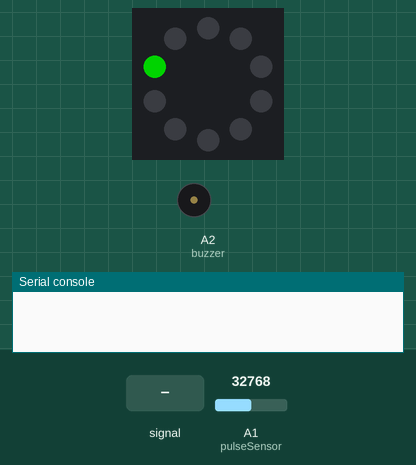
Recording of a program running on a simulated Circuit Playground running CircuitPython. On the bench: the board's ring of 10 RGB LEDs (number 0 left of the top, counting anticlockwise), buzzer (waves = sounding), the last lines printed to the serial console. Inputs (shaded band) come from the test bench; at power-on: A1 (pulseSensor) = 32768 (analog values on the 0–65535 scale). Dim RGB values are drawn brighter than linear.

Above: at 1.2 s.
1.3 s: A1 (pulseSensor) fed a 200 Hz sine of ±16383 counts around its level
4.3 s: A1 (pulseSensor) set to 45874
At 5.1 s:
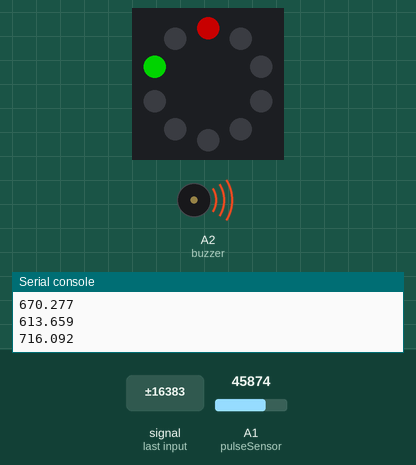
5.8 s: A1 (pulseSensor) set to 32767
At 6.3 s:
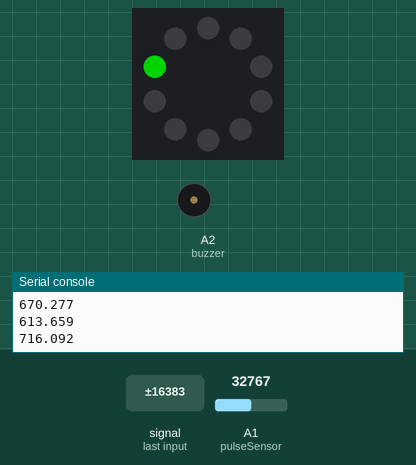
7.3 s: A1 (pulseSensor) set to 33792
At 8.7 s:
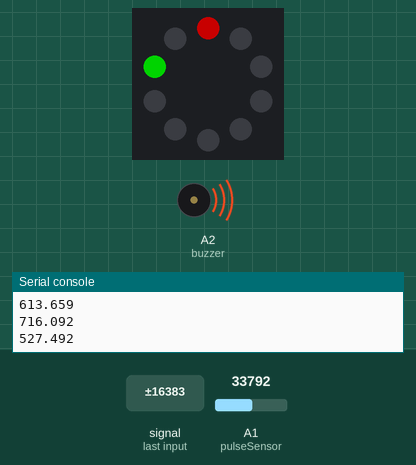
Timing chart, 0 to 9.8 s (numbered marks = the images above; inputs shaded):
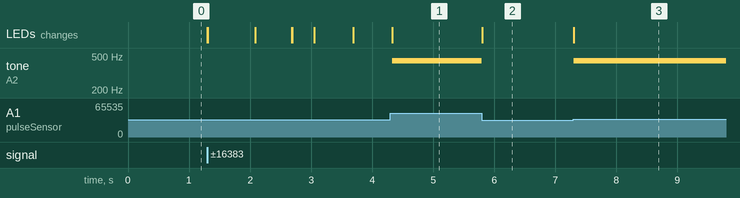

The program:

pulseSensorNoiseReduction.py
```python
#Edited Spring 2022 by Eli Wissenbach for The Art of Making#
#This program uses a strobing green light external to the Bluefruit#
#with some data smoothing applied while the buzzer beeps per beat#

import time
import board
from analogio import AnalogIn
import neopixel
import pwmio

buzzer = pwmio.PWMOut(board.A2, variable_frequency=True)
onboard=neopixel.NeoPixel(board.NEOPIXEL,10,brightness=.5)
pulseSensor = AnalogIn(board.A1)  # set up to read sensor
lightSensor = AnalogIn(board.A8)
onboard[1]=(0, 255, 0)
#speaker=pwmio.PWMout(board.D12, variable_frequency=True)

OFF=0
ON=2**15  #2^15

sampleCounter = 0  # tracks pulse timing
lastBeatTime = 0  # find IBI
IBI = 600  # hold time interval between beats must give an initial value first
Pulse = False  # is True wen a heartbeat is detected
QS = False  # is true when a beat is found
P = 512  # find the peak
T = 512  # find the trough
globalthresh=700 #edit this to adjust the thresh for testing
thresh = globalthresh  # find instant amount of beat (may need to tweak this)
amp = 0  # amplitude of pulse
firstBeat = True  # if its the first beat
secondBeat = False  # if its the second beat
rate = [0,0,0,0,0,0,0,0,0,0]

#mapping analog values from bluefruit to the range of arduino to shove arduino code into python :(
low2=0
high2=1023 #high analog value from arduino
low1=0
high1=65535 #high analog value from bluefruit
def mapper(val):
    val = low2+(val-low1)*(high2-low2)/(high1-low1)
    return val


#filter noise from pulseSensor
while True:
    time.sleep(.002)
    Signal= mapper(pulseSensor.value)

    sampleCounter += 2
    N=sampleCounter-lastBeatTime
    if Signal < thresh and N > (IBI/5)*3:
        if Signal < T:
            T=Signal

    if Signal > thresh and Signal > P:
        P=Signal


    if N>250:  # avoid high freq noise only get pulses

        if ((Signal > thresh) and (Pulse is False) and (N > (IBI/5)*3)):
            Pulse= True  # there is a pulse!

            onboard[9] = (200, 0, 0)  # Pulse LED
            buzzer.frequency=440
            buzzer.duty_cycle=ON
            print(Signal)

            # add in output like a light or sound
            IBI = sampleCounter - lastBeatTime  # measure time between beats
            lastBeatTime = sampleCounter

            if firstBeat:  # on the first beat
                firstBeat = False
                secondBeat = True
            else:
                if secondBeat:  # on the second beat
                    secondBeat = False
                    for i in range(10):
                        rate[i] = IBI  # seed the running total to get a BPM at start

                # now we find running total of last 10 IBI vals
                runningTotal = 0  # clear total

                for i in range(9):
                    rate[i]=rate[i+1] # shift data in rate and drop lowest
                    runningTotal += rate[i]
                rate[9] = IBI  # add latest IBI
                runningTotal += rate[9]  # add IBI to total
                runningTotal /= 10  # find avg
                BPM = 60000 / runningTotal
    if (Signal < thresh and Pulse is True):  # values are going down so beat is over
        # turn off your light or sound
        Pulse = False

        buzzer.duty_cycle=OFF
        onboard[9] = (0, 0, 0)    # Turn LED off

        amp = P - T  # get amp of wave
        thresh = amp/2 + T  # set thresh at 50% of amp
        P = thresh  # reset peak and trough for next wave
        T = thresh

    if N > 2500:  # if 2.5 sec go without beat
        thresh = globalthresh
        P = 512
        T = 512
        lastBeatTime = sampleCounter
        firstBeat = True
        secondBeat = False
```

Measured:
- the behaviour switches between 32848 and 32864 on A1 (pulseSensor) (found by bisection; images 2 and 3)
- after the input at 4.3 s, tone on A2 (buzzer): silent → 440 Hz at once
- after the input at 5.8 s, tone on A2 (buzzer): 440 Hz → silent at once; the LEDs: change at once (image 2)
- after the input at 7.3 s, tone on A2 (buzzer): silent → 440 Hz at once; the LEDs: change at once (image 3)
